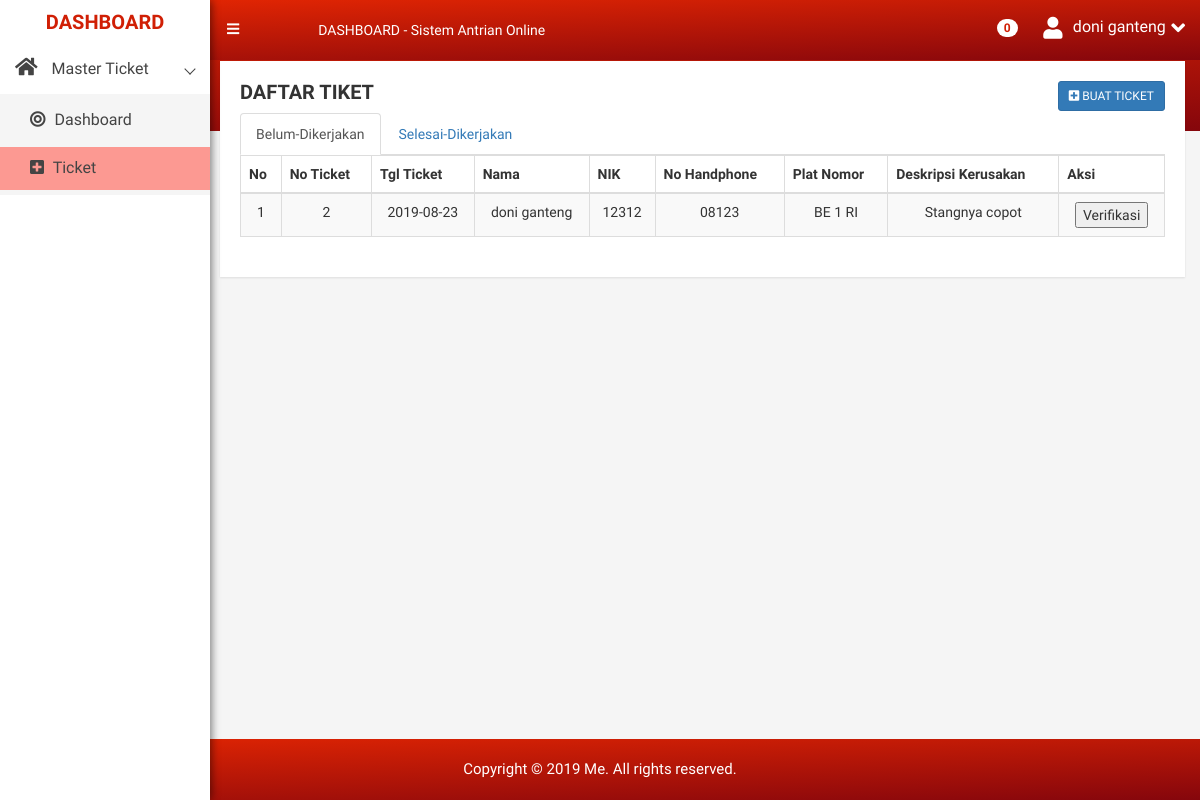
Page /views/dash.php (signed in) on the committed database.
### tables this page shows
CREATE TABLE `tiket` (
  `id_tiket` int(5) NOT NULL,
  `no_plat` varchar(100) NOT NULL,
  `tanggal` date NOT NULL,
  `jam` time NOT NULL,
  `keluhan` varchar(100) NOT NULL,
  `keterangan` varchar(7) NOT NULL DEFAULT 'belum',
  `pembuat` int(5) NOT NULL
);

CREATE TABLE `users` (
  `id` int(11) NOT NULL,
  `name` varchar(100) DEFAULT NULL,
  `email` varchar(100) DEFAULT NULL,
  `password` varchar(100) NOT NULL,
  `nik` varchar(100) NOT NULL,
  `mobile` varchar(15) DEFAULT NULL,
  `level` int(11) DEFAULT '1'
);

### base_url.php (called while the page is built)
<?php
function pathUrl($dir = __DIR__){
    $root = "";
    $dir = str_replace('\\', '/', realpath($dir));
    $root .= !empty($_SERVER['HTTPS']) ? 'https' : 'http';
    $root .= '://' . $_SERVER['HTTP_HOST'];
    if(!empty($_SERVER['CONTEXT_PREFIX'])) {
        $root .= $_SERVER['CONTEXT_PREFIX'];
        $root .= substr($dir, strlen($_SERVER[ 'CONTEXT_DOCUMENT_ROOT' ]));
    } else {
        $root .= substr($dir, strlen($_SERVER[ 'DOCUMENT_ROOT' ]));
    }
    $root .= '/';
    return $root;
}
$base_url = pathUrl();
?>

### views/dash.php (the view, shortened to what this page needs)
<?php
include_once "../base_url.php";
?>
<!doctype html>
<html class="no-js" lang="en">
<head>
    <link rel="stylesheet" href="<?php echo $base_url ?>assets/css/bootstrap.min.css" />
    <link rel="stylesheet" href="<?php echo $base_url ?>assets/css/fontawesome-all.min.css" />
    <link rel="stylesheet" href="<?php echo $base_url ?>assets/css/meanmenu.min.css" />
    <link rel="stylesheet" href="<?php echo $base_url ?>assets/css/maindashboard.css" />
    <link rel="stylesheet" href="<?php echo $base_url ?>assets/css/jquery.mCustomScrollbar.min.css">
    <link rel="stylesheet" href="<?php echo $base_url ?>assets/css/metisMenu.min.css" />
    <link rel="stylesheet" href="<?php echo $base_url ?>assets/css/style.css" />
    <link rel="stylesheet" href="<?php echo $base_url ?>assets/css/responsive.css" />
    <link rel="stylesheet" href="<?php echo $base_url ?>assets/css/bootstrap-table.css" />
</head>
<body><div class="left-sidebar-pro" >
    <nav id="sidebar" class="" style="width: 210px">
        <div class="sidebar-header">
            <a href="#">
              <h3 style="color: #D01F05">DASHBOARD</h3>
            </a>
        </div>
        <div class="left-custom-menu-adp-wrap comment-scrollbar">
            <nav class="sidebar-nav left-sidebar-menu-pro">
                <ul class="metismenu" id="menu1">
                    <li class="active">
                        <a class="has-arrow" href="index.html">
                           <i class="fa big-icon fa-home icon-wrap"></i>
                           <span class="mini-click-non">Master Ticket</span>
                        </a>
                        <ul class="submenu-angle" aria-expanded="true">
                            <li class=""><a title="Dashboard v.1" href="#"><i class="fa fa-bullseye sub-icon-mg" aria-hidden="true"></i> <span class="mini-sub-pro">Dashboard</span></a></li>
                            <li class="active1"><a title="Dashboard v.2" href="#"><i class="fa fa-plus-square sub-icon-mg" aria-hidden="true"></i> <span class="mini-sub-pro">Ticket</span></a></li>
                        </ul>
                    </li>
                </ul>
            </nav>
        </div>
    </nav>
</div>
<div class="all-content-wrapper">
    <div class="header-advance-area">
        <div class="header-top-area">
            <div class="container-fluid">
                <div class="row">
                    <div class="col-lg-12 col-md-12 col-sm-12 col-xs-12">
                        <div class="header-top-wraper">
                            <div class="row">
                                <div class="col-lg-1 col-md-0 col-sm-1 col-xs-12">
                                    <div class="menu-switcher-pro">
                                        <button type="button" id="sidebarCollapse" class="btn bar-button-pro header-drl-controller-btn btn-info navbar-btn">
                                            <i class="fa fa-bars"></i>
                                        </button>
                                    </div>
                                </div>
                                <div class="col-lg-6 col-md-7 col-sm-6 col-xs-12">
                                    <div class="header-top-menu tabl-d-n">
                                        <ul class="nav navbar-nav mai-top-nav">
                                            <li class="nav-item"><a href="#" class="nav-link" style="color: ">DASHBOARD - Sistem Antrian Online</a>
                                            </li>
                                        </ul>
                                    </div>
                                </div>
                                <div class="col-lg-5 col-md-5 col-sm-12 col-xs-12">
                                    <div class="header-right-info">
                                        <ul class="nav navbar-nav mai-top-nav header-right-menu">
                                                                                         <li class="nav-item"><a href="#" data-toggle="dropdown" role="button" aria-expanded="false" class="nav-link dropdown-toggle"><span class="badge" style="background: #fff; color: #D01F05">0</span> <i class="fa fa-bell-o" aria-hidden="true"></i>
                                                                                            </a>
                                            </li>
                                            <li class="nav-item">
                                                <a href="#" data-toggle="dropdown" role="button" aria-expanded="false" class="nav-link dropdown-toggle">
                                                        <i class="fa fa-user adminpro-user-rounded header-riht-inf" aria-hidden="true"></i>
                                                        <span class="admin-name"><?php echo $_SESSION['nama'] ?></span>
                                                        <i class="fa fa-angle-down adminpro-icon adminpro-down-arrow"></i>
                                                    </a>
                                            </li>
                                        </ul>
                                    </div>
                                </div>
                            </div>
                        </div>
                    </div>
                </div>
            </div>
        </div>
        <div class="breadcome-area">
            <div class="container-fluid">
                <div class="row">
                    <div class="col-lg-12 col-md-12 col-sm-12 col-xs-12">
                        <div class="breadcome-list">
                            <div class="row">
                                <div class="col-lg-6 col-md-6 col-sm-6 col-xs-6">
                                </div>
                                <div class="col-lg-6 col-md-6 col-sm-6 col-xs-6">
                                </div>
                            </div>
                        </div>
                    </div>
                </div>
            </div>
        </div>
    </div>
<div class="section-admin container-fluid">
    <div class="row admin text-center">
        <div class="col-md-12">
            <div class="row">
                <div class="col-lg-12 col-md-12 col-sm-12 col-xs-12">
                    <div class="admin-content analysis-progrebar-ctn res-mg-t-15">
                        <h4 class="text-left text-uppercase"><b>Daftar Tiket</b> <a data-target="#tambah_ticket" id="tambah_mod_ticket" href="#" data-toggle="modal" style="text-decoration:none;" class="btn btn-primary btn-sm pull-right"><i class="fa fa-plus-square" aria-hidden="true"></i> Buat Ticket</a></h4>
                        <ul class="nav nav-tabs">
                            <li class="active"><a data-toggle="tab" href="#1">Belum-Dikerjakan</a></li>
                            <li><a data-toggle="tab" href="#3">Selesai-Dikerjakan</a></li>
                        </ul>
                        <div class="tab-content">
                            <div id="1" class="tab-pane fade in active table-responsive">
                                <table id="daftar" data-toggle="table" data-pagination="true" data-search="true" data-show-columns="true" data-resizable="true" data-cookie="true"
                                        data-cookie-id-table="saveId" data-show-export="true" data-click-to-select="true" data-toolbar="#toolbar" class="table table-striped table-bordered table-hover">
                                <thead>
                                    <tr>
                                        <th width="col-md-1">No</th>
                                        <th>No Ticket</th>
                                        <th>Tgl Ticket</th>
                                        <th>Nama</th>
                                        <th>NIK</th>
                                        <th>No Handphone</th>
                                        <th>Plat Nomor</th>
                                        <th>Deskripsi Kerusakan</th>
                                        <th>Aksi</th>
                                    </tr>
                                </thead>
                                <tbody>
                                    <?php
                                        include '../config/config.php';
                                        $id = $_SESSION['id'];
                                        $no = 1;
                                        $tiket = mysqli_query($mysqli,"SELECT tiket.*, users.name, users.nik, users.mobile FROM tiket INNER JOIN users ON tiket.pembuat=users.id WHERE pembuat='$id' AND keterangan='belum'");
                                        while($row = mysqli_fetch_array($tiket))
                                        {
                                            echo "<tr>
                                            <td>".$no."</td>
                                            <td>".$row['id_tiket']."</td>
                                            <td>".$row['tanggal']."</td>
                                            <td>".$row['name']."</td>
                                            <td>".$row['nik']."</td>
                                            <td>".$row['mobile']."</td>
                                            <td>".$row['no_plat']."</td>
                                            <td>".$row['keluhan']."</td>
                                            <td><button>Verifikasi</button></td>
                                        </tr>";
                                        }
                                    ?>
                                </tbody>
                            </table>
                            </div>
                        </div>
                    </div>
                </div>
            </div>
        </div>
    </div>
</div>
    <br/><br/><br/><br/><br/><br/>
    <div class="footer-copyright-area" style="position: fixed; bottom: 0px; left: 0px;width: 100%">
        <div class="container-fluid">
            <div class="row">
                <div class="col-lg-12">
                    <div class="footer-copy-right">
                        <p>Copyright &copy; 2019 <a href="">Me. </a> All rights reserved.</p>
                    </div>
                </div>
            </div>
        </div>
    </div>
</div>
</body>
</html>

### assets/css/maindashboard.css (style rules this page uses)
html { color: #222; font-size: 1em; line-height: 1.4; }

### assets/css/style.css (style rules this page uses)
html, body { height: 100%; font-family: 'Play', sans-serif;font-weight:400;background:#f5f5f5; }
p { margin:0 0 15px; }
h1, h2, h3, h4, h5, h6 { margin: 0 0 10px; font-weight:700; }
a { transition: all 0.3s ease 0s;text-decoration:none; }
a:visited, a:link, a:active { text-decoration: none; }
ul { list-style: outside none none; margin: 0; padding: 0 }
.all-content-wrapper { margin-left: 205px; transition: all 0.3s; }
.left-sidebar-pro { z-index: 9999; width: 240px; }
#sidebar { min-width: 200px; background: #fff; color: #fff; position:fixed; transition: all 0.3s; z-index:999; height:100%; box-shadow: 0px 0px 10px 0 rgba(0,0,0,.42), 0 0px 10px 0 rgba(0,0,0,.12), 0 0px 10px 0px rgba(0,0,0,.2); }
.bar-button-pro { margin: 13px 0px; }
#sidebar .sidebar-header { padding: 1px 0px; }
.sidebar-header { text-align: center; }
.sidebar-header h3 { font-size: 20px; color: #fff; margin-top: 10px; margin-bottom: 5px; }
.menu-switcher-pro { transition:all .4s ease 0s; }
.menu-switcher-pro button { background: none; border:none; }
.footer-copyright-area { background: -webkit-linear-gradient(178deg, #e12503 0%, #85060c 100%); background: linear-gradient(178deg, #e12503 0%, #85060c 100%); padding: 20px 0px; text-align: center; }
.footer-copy-right p { margin: 0px; font-size: 15px; color: #fff; }
.footer-copy-right a { color:#fff; text-decoration:none; }
.comment-scrollbar, .timeline-scrollbar, .messages-scrollbar, .project-list-scrollbar { height: 580px; }
.header-top-menu .navbar-nav>li>a { padding: 20px 20px; color: #fff; font-size:14px; }
.header-right-info .navbar-nav { float:right; padding:17px 0px; }
.header-right-info ul.header-right-menu li { display:inline-block; }
.header-right-info ul.header-right-menu > li > a { display:inline-block; color:#fff; padding: 0px 0px 0px 20px; font-size:22px; text-decoration:none; position:relative; }
.header-right-info .admin-name { display: inline-block; color: #fff; font-size: 16px; position: relative; top: -4px; margin-left:5px; }
.breadcome-list { padding-top:30px; padding-bottom:100px; }
.header-advance-area { background: -webkit-linear-gradient(178deg, #e12503 0%, #85060c 100%); background: linear-gradient(178deg, #e12503 0%, #85060c 100%); }
.analysis-progrebar-ctn { padding:20px; background:#fff; -webkit-box-shadow: 0px 1px 2px 0px rgba(0, 0, 0, 0.1); box-shadow: 0px 1px 2px 0px rgba(0, 0, 0, 0.1); margin-top: -70px; }
.analysis-progrebar-ctn h4, .tranffic-als-inner h3 { font-size:20px; }
.header-top-area { position: fixed; background: -webkit-linear-gradient(178deg, #e12503 0%, #85060c 100%); background: linear-gradient(178deg, #e12503 0%, #85060c 100%); z-index: 99; left: 200px; right: 0; top: 0; margin: 0 auto; transition: all 0.3s; }

### views/dash.php (style rules this page uses)
.active1 { background: #fc9992; }

### rows in the picture
tiket: id_tiket "2", tanggal "2019-08-23", pembuat.name "doni ganteng", pembuat.nik "12312", pembuat.mobile "08123", no_plat "BE 1 RI", keluhan "Stangnya copot"

### other values in the picture
$_SESSION['nama'] "doni ganteng"
